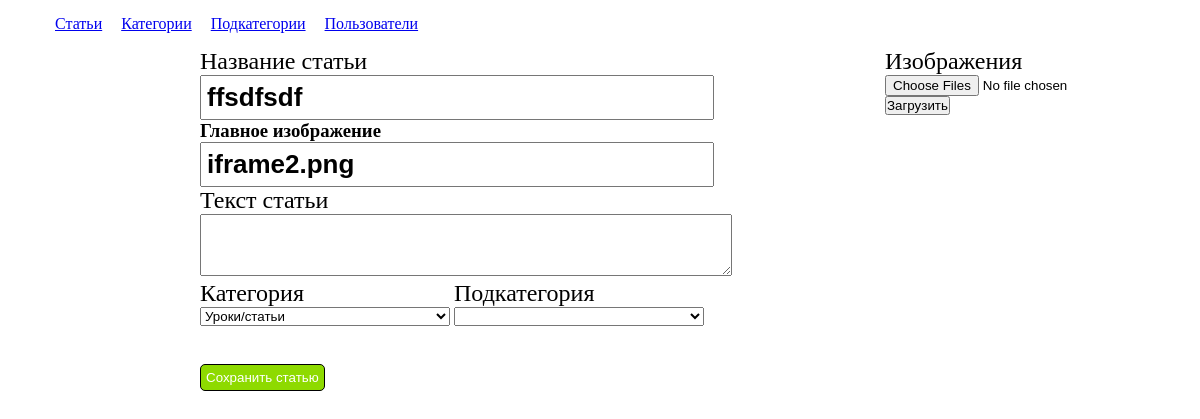
Page /admin/redArticles.php?id_art=3 on the earlier database version.
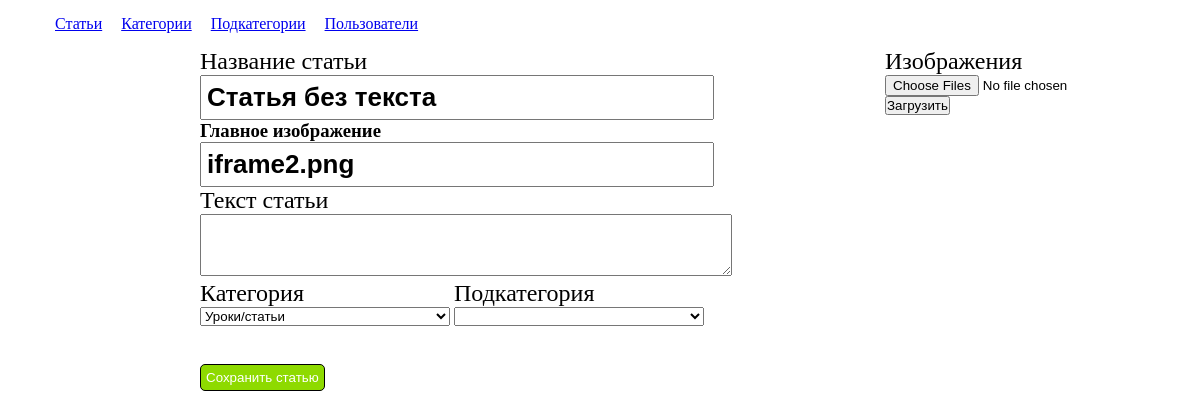
Same page on the later database version.
### tables this page shows
CREATE TABLE `articles` (
  `id` int(11) NOT NULL,
  `title_art` varchar(256) NOT NULL,
  `id_Cat` int(11) NOT NULL,
  `id_pod_Cat` int(11) DEFAULT NULL,
  `pub_date` timestamp NOT NULL DEFAULT CURRENT_TIMESTAMP,
  `views` int(11) NOT NULL DEFAULT '0',
  `text_art` text NOT NULL,
  `img` text
);

### admin/redArticles.php (the view, shortened to what this page needs)
<?php
  require "configAdmin.php";
  require "include/head.php";
  $data_id_art = (int) $_GET['id_art'];
  $date_From_Data_Bases = $dbA->prepare("SELECT articles.title_art, articles.text_art, articles.img, Cat.title, podCat.title_pod_cat FROM `articles` INNER JOIN `Cat` ON (Cat.id = articles.id_Cat) INNER JOIN `podCat` ON (podCat.id = articles.id_pod_Cat) WHERE articles.id= :id_art");
  $date_From_Data_Bases->execute(
    array(
      ':id_art' => (int) $data_id_art
      )
  );
$date_From_Data_BasesF = $date_From_Data_Bases->fetch();
    $dbCatData = $dbA->prepare("SELECT * FROM `Cat`");
    $dbCatData->execute();
    $ArrayCatData = $dbCatData->fetchAll();
?>
  <div id="form">
    <div class="textForm">
      <form action="">
        <h2>Название статьи</h2>
        <input id="nameArt" type="text" name="titleArt" value="<?php echo $date_From_Data_BasesF['title_art']; ?>"><br>
        <h3>Главное изображение</h3>
        <input id="imgArt" type="text" name="imgArt" value="<?php echo $date_From_Data_BasesF['img'] ; ?>">
        <h2>Текст статьи</h2>
        <textarea id="textArt"><?php echo $date_From_Data_BasesF['text_art']; ?></textarea><br>
        <div class="catPodcat">
            <div>
              <h2>Категория</h2>
              <select id="Cat" class="" name="category">
                <?php foreach ($ArrayCatData as $val) {?>
                  <option value="<?php echo $val['id'];?>" <?php if( trim($date_From_Data_BasesF['title']) == trim($val['title']) ){ echo "selected='selected'";}?>><?php echo $val['title']; ?></option>
              <?php  } ?>
              </select>
            </div>
            <div>
              <h2>Подкатегория</h2>
              <select id="podCat" class="" name="podcategory">
              </select>
            </div>
        </div>
        <br>
      </form>
      <button id="Asub">Сохранить статью</button>
    </div>
    <div id="imgForm">
      <form method="post" action="" enctype="multipart/form-data">
        <h2>Изображения</h2>
        <input type="file" name="img" multiple id="myImg">
        <input type="button" name="subImg" value="Загрузить" id="addImg">
      </form>
    </div>
  </div>
<?php
  require "include/foot.php";
?>

Differences in the rows shown:
changed articles "iframe2.png": titleArt "ffsdfsdf" → "Статья без текста"
